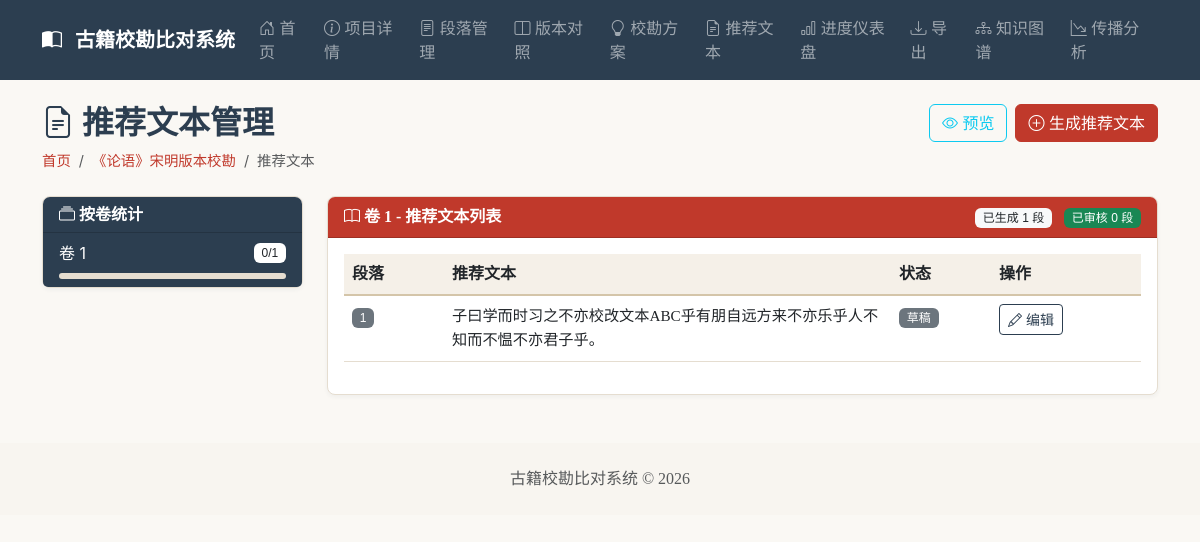
The app's page /projects/1/recommended?volume_no=1 with its own data.
### app/models.py (models this page shows)
class Project(Base):
    __tablename__ = "project"
    id = Column(Integer, primary_key=True, autoincrement=True)
    name = Column(String(255), nullable=False)
    description = Column(Text, nullable=True)
    book_title = Column(String(255), nullable=False)
    created_at = Column(DateTime, default=datetime.now)
    versions = relationship("Version", back_populates="project", cascade="all, delete-orphan")
    diffs = relationship("Diff", back_populates="project", cascade="all, delete-orphan")

class RecommendedText(Base):
    __tablename__ = "recommended_text"
    id = Column(Integer, primary_key=True, autoincrement=True)
    project_id = Column(Integer, ForeignKey("project.id", ondelete="CASCADE"), nullable=False)
    volume_no = Column(Integer, nullable=False)
    paragraph_no = Column(Integer, nullable=False)
    content = Column(Text, nullable=False)
    status = Column(String(20), default="draft")
    generated_by = Column(String(255), nullable=True)
    reviewed_by = Column(String(255), nullable=True)
    reviewed_at = Column(DateTime, nullable=True)
    base_version_id = Column(Integer, ForeignKey("version.id", ondelete="SET NULL"), nullable=True)
    created_at = Column(DateTime, default=datetime.now)
    updated_at = Column(DateTime, default=datetime.now, onupdate=datetime.now)
    __table_args__ = (UniqueConstraint("project_id", "volume_no", "paragraph_no", name="uq_project_volume_paragraph_recommended"),)
    project = relationship("Project")
    base_version = relationship("Version")
    evidences = relationship("RecommendedTextEvidence", back_populates="recommended_text", cascade="all, delete-orphan")

### app/routers/resolution.py (the view)
@router.get("/projects/{project_id}/recommended", response_class=HTMLResponse)
async def recommended_texts_page(
    request: Request,
    project_id: int,
    volume_no: Optional[int] = None,
    db: Session = Depends(get_db)
):
    project = crud.get_project(db, project_id)
    if not project:
        raise HTTPException(status_code=404, detail="项目不存在")
    versions = crud.get_versions_by_project(db, project_id)
    if not versions:
        raise HTTPException(status_code=400, detail="请先添加版本")
    base_version = versions[0]
    volumes = crud.get_volumes_by_version(db, base_version.id)
    volume_progress = crud.get_volume_progress(db, project_id)
    recommended_texts = []
    if volume_no is not None:
        recommended_texts = crud.get_recommended_texts_by_volume(db, project_id, volume_no)
    stats = crud.get_project_stats(db, project_id)
    return templates.TemplateResponse("recommended_texts.html", {
        "request": request,
        "project": project,
        "volumes": volumes,
        "selected_volume": volume_no,
        "volume_progress": volume_progress,
        "recommended_texts": recommended_texts,
        "base_version": base_version,
        "stats": stats
    })

### app/templates/recommended_texts.html (shortened to what this page needs)
{% extends "base.html" %}
{% block content %}
<div class="d-flex justify-content-between align-items-start mb-4">
    <div>
        <h2 style="color: #2c3e50;">
            <i class="bi bi-file-earmark-text"></i> 推荐文本管理
        </h2>
        <nav aria-label="breadcrumb">
            <ol class="breadcrumb mb-0">
                <li class="breadcrumb-item"><a href="/">首页</a></li>
                <li class="breadcrumb-item"><a href="/projects/{{ project.id }}">{{ project.name }}</a></li>
                <li class="breadcrumb-item active">推荐文本</li>
            </ol>
        </nav>
    </div>
    <div class="d-flex gap-2">
        <a href="/projects/{{ project.id }}/recommended/preview{% if selected_volume %}?volume_no={{ selected_volume }}{% endif %}"
           class="btn btn-outline-info">
            <i class="bi bi-eye"></i> 预览
        </a>
        <a href="/projects/{{ project.id }}/recommended/generate" class="btn btn-primary" style="background-color: #c0392b; border-color: #c0392b;">
            <i class="bi bi-plus-circle"></i> 生成推荐文本
        </a>
    </div>
</div>
<div class="row mb-4">
    <div class="col-md-3">
        <div class="card">
            <div class="card-header" style="background-color: #2c3e50; color: white;">
                <h6 class="mb-0"><i class="bi bi-collection"></i> 按卷统计</h6>
            </div>
            <div class="list-group list-group-flush">
                {% for vp in volume_progress %}
                <a href="/projects/{{ project.id }}/recommended?volume_no={{ vp.volume_no }}"
                   class="list-group-item list-group-item-action {% if selected_volume == vp.volume_no %}active{% endif %}"
                   style="{% if selected_volume == vp.volume_no %}background-color: #2c3e50; border-color: #2c3e50;{% endif %}">
                    <div class="d-flex justify-content-between align-items-center">
                        <span>卷 {{ vp.volume_no }}</span>
                        <span class="badge {% if selected_volume == vp.volume_no %}bg-white text-dark{% else %}bg-secondary{% endif %}">
                            {{ vp.reviewed_count }}/{{ vp.total_paragraphs }}
                        </span>
                    </div>
                    <div class="progress mt-2" style="height: 6px;">
                    </div>
                </a>
                {% endfor %}
            </div>
        </div>
    </div>
    <div class="col-md-9">
        <div class="card">
            <div class="card-header d-flex justify-content-between align-items-center" style="background-color: #c0392b; color: white;">
                <h6 class="mb-0">
                    {% if selected_volume %}
                    <i class="bi bi-book"></i> 卷 {{ selected_volume }} - 推荐文本列表
                    {% else %}
                    <i class="bi bi-info-circle"></i> 项目概览
                    {% endif %}
                </h6>
                <div>
                    <span class="badge bg-light text-dark">
                        已生成 {{ stats.recommended_paragraphs }} 段
                    </span>
                    <span class="badge bg-success ms-2">
                        已审核 {{ stats.reviewed_recommended }} 段
                    </span>
                </div>
            </div>
            <div class="card-body">
                {% if selected_volume %}
                    {% if recommended_texts %}
                    <div class="table-responsive">
                        <table class="table table-hover">
                            <thead>
                                <tr>
                                    <th width="100">段落</th>
                                    <th>推荐文本</th>
                                    <th width="100">状态</th>
                                    <th width="150">操作</th>
                                </tr>
                            </thead>
                            <tbody>
                                {% for rt in recommended_texts %}
                                <tr>
                                    <td><span class="badge bg-secondary">{{ rt.paragraph_no }}</span></td>
                                    <td>
                                        <div style="font-family: 'Noto Serif SC', serif; font-size: 0.95rem; line-height: 1.6; max-height: 3.2em; overflow: hidden; text-overflow: ellipsis; display: -webkit-box; -webkit-line-clamp: 2; -webkit-box-orient: vertical;">
                                            {{ rt.content }}
                                        </div>
                                    </td>
                                    <td>
                                        {% if rt.status == 'draft' %}
                                        <span class="badge bg-secondary">草稿</span>
                                        {% elif rt.status == 'reviewed' %}
                                        <span class="badge bg-success">已审核</span>
                                        {% else %}
                                        <span class="badge bg-info">{{ rt.status }}</span>
                                        {% endif %}
                                    </td>
                                    <td>
                                        <button class="btn btn-sm btn-outline-primary" type="button"
                                                data-bs-toggle="modal" data-bs-target="#editModal-{{ rt.id }}">
                                            <i class="bi bi-pencil"></i> 编辑
                                        </button>
                                    </td>
                                </tr>
                                {% endfor %}
                            </tbody>
                        </table>
                    </div>
                    {% endif %}
                {% else %}
                <div class="text-center py-5 text-muted">
                    <i class="bi bi-arrow-left" style="font-size: 2rem;"></i>
                    <p class="mt-3 mb-0">请从左侧选择卷查看推荐文本</p>
                </div>
                {% endif %}
            </div>
        </div>
    </div>
</div>
{% endblock %}

### static/css/custom.css (style rules this page uses)
body { font-family: 'Noto Sans SC', -apple-system, BlinkMacSystemFont, 'Segoe UI', sans-serif; background-color: #faf8f4; color: #2c3e50; min-height: 100vh; }
h1, h2, h3, h4, h5, h6 { font-family: 'Noto Serif SC', serif; font-weight: 600; }
.card { border-radius: 8px; border: 1px solid #e5ddd0; box-shadow: 0 2px 4px rgba(44, 62, 80, 0.05); transition: box-shadow 0.3s ease; }
.card-header { border-radius: 7px 7px 0 0 !important; font-family: 'Noto Serif SC', serif; }
.btn-primary { background-color: #c0392b; border-color: #c0392b; transition: all 0.3s ease; }
.btn-outline-primary { color: #2c3e50; border-color: #2c3e50; }
.progress { background-color: #e5ddd0; border-radius: 10px; }
.list-group-item { border-color: #e5ddd0; background-color: #fff; }
.badge { font-family: 'Noto Sans SC', sans-serif; font-weight: 500; }
.table { border-color: #e5ddd0; }
.table th { font-family: 'Noto Serif SC', serif; font-weight: 600; background-color: #f5f0e8; border-bottom: 2px solid #d4c5a9; }
.table td { border-color: #e5ddd0; }
.breadcrumb { font-size: 0.9rem; }
.breadcrumb a { color: #c0392b; text-decoration: none; }

### records on screen
Project: name "《论语》宋明版本校勘"
RecommendedText: paragraph_no "1", content "子曰学而时习之不亦校改文本ABC乎有朋自远方来不亦乐乎人不知而不愠不亦君子乎。", status "草稿"

### other values on screen
{{ vp.volume_no }} "1"
{{ vp.reviewed_count }} "0"
{{ vp.total_paragraphs }} "1"
{{ selected_volume }} "1"
{{ stats.recommended_paragraphs }} "1"
{{ stats.reviewed_recommended }} "0"
